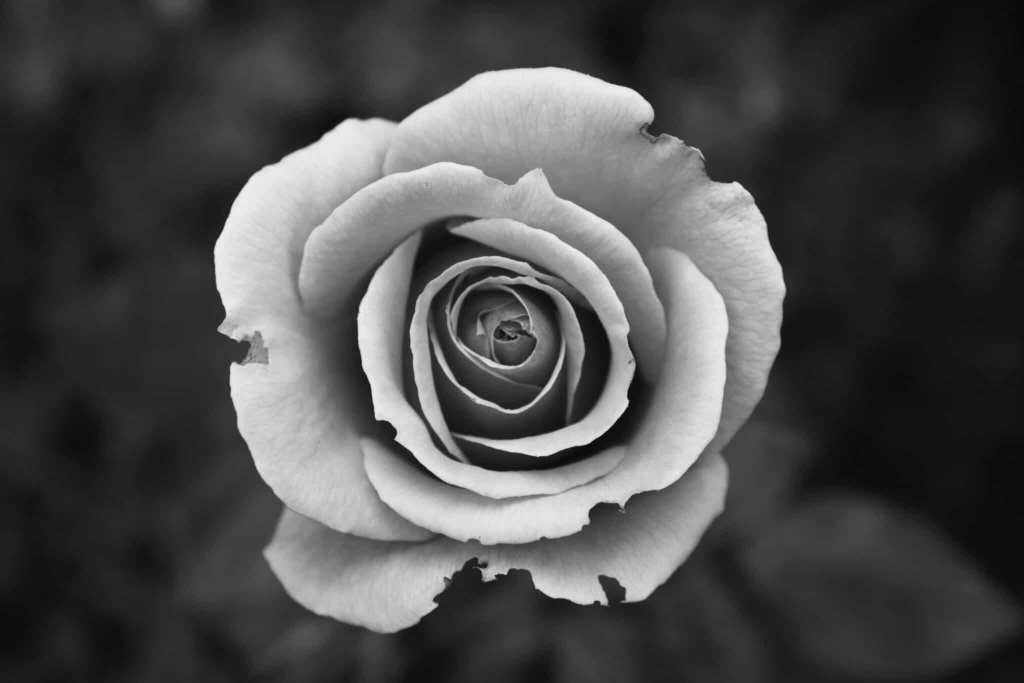
#> input picture ori_image.jpg, 2048 x 1365 px (shown at 1/2 size)
$ python uts_citra_ori_image.py
#> lines starting #> are read from the running program, lines starting #| are printed output that depends on the picture
#> further down, original_image is the input picture: shape (1365, 2048); min 0, max 246, mean 76.3
"""
UTS Pengolahan Citra
Joanne Landy Tantreece
NIM: 210401010022
Dosen: Alun Sujjada, S.Kom., M.T

Meningkatkan kontras citra menggunakan histogram equalization
& pengaturan level kontras tertentu.
Berikut adalah hasil coding program untuk menjawab soal nomor 2 dan 3.

Terima kasih
"""

import os
import numpy as np
import matplotlib.pyplot as plt
import imageio.v2 as imageio

# (2) Melakukan histogram equalization
def histogram_equalization(input_image):
    """
    Meningkatkan kontras citra dengan histogram equalization.
    Parameter:
    input_image : numpy.array (Citra yang akan diperbaiki kontrasnya)
    Return:
    numpy.array (Citra yang telah diperbaiki kontrasnya)
    """
    hist, _ = np.histogram(input_image.flatten(), 256, [0, 256])
#> hist = 256 values, max 118340 at index 32, min 0 at index 247, mean 10920
    cdf = hist.cumsum()  # Cumulative Distribution Function
#> cdf = 256 values from 10 to 2795520

    # Normalisasi CDF
    cdf_m = np.ma.masked_equal(cdf, 0)
    cdf_m = (cdf_m - cdf_m.min()) * 255 / (cdf_m.max() - cdf_m.min())
    cdf = np.ma.filled(cdf_m, 0).astype('uint8')
#> cdf = 256 values from 0 to 255

    # Aplikasi transformasi ke citra
    img_eq = cdf[input_image]
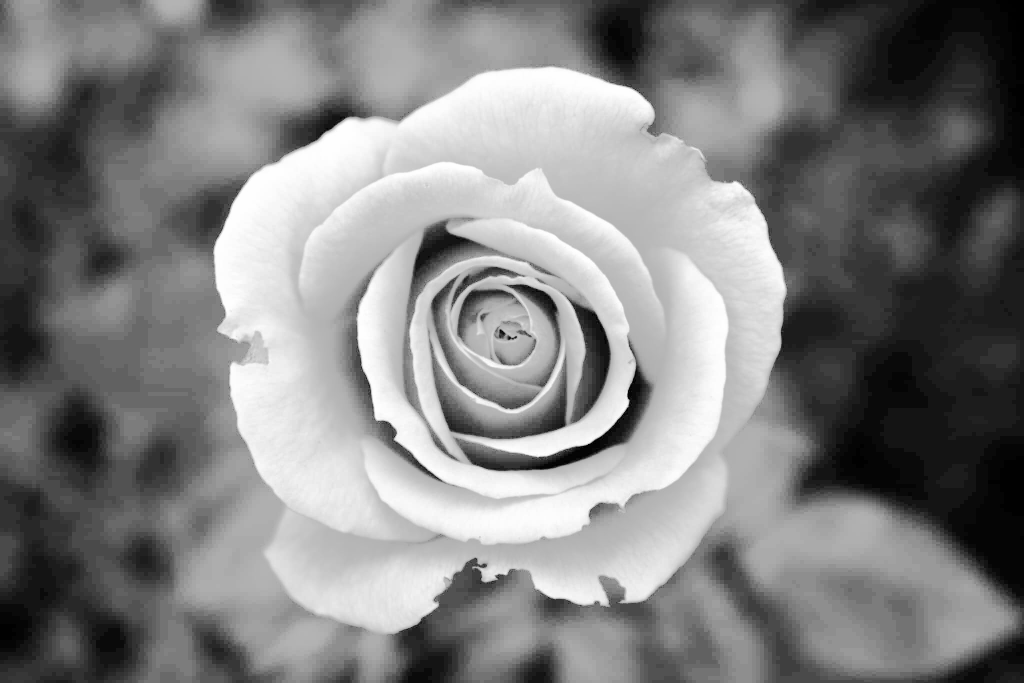
#> img_eq: shape (1365, 2048) (shown at 1/2 size); min 0, max 255, mean 129.4
    return img_eq

# (3) Kontras level tertentu
def adjust_contrast(input_image, contrast_level):
    """
    Meningkatkan kontras citra dengan mengatur level kontrasnya.
    Parameter:
    input_image : numpy.array (Citra yang akan diperbaiki kontrasnya)
    contrast_level : int (Nilai level kontras yang diinginkan, 0-254)
    Return:
    numpy.array (Citra yang telah diperbaiki kontrasnya)
    """
#> called with contrast_level = 1.5
    factor = (259 * (contrast_level + 255)) / (255 * (259 - contrast_level))
    adjusted_image = 128 + factor * (input_image - 128)
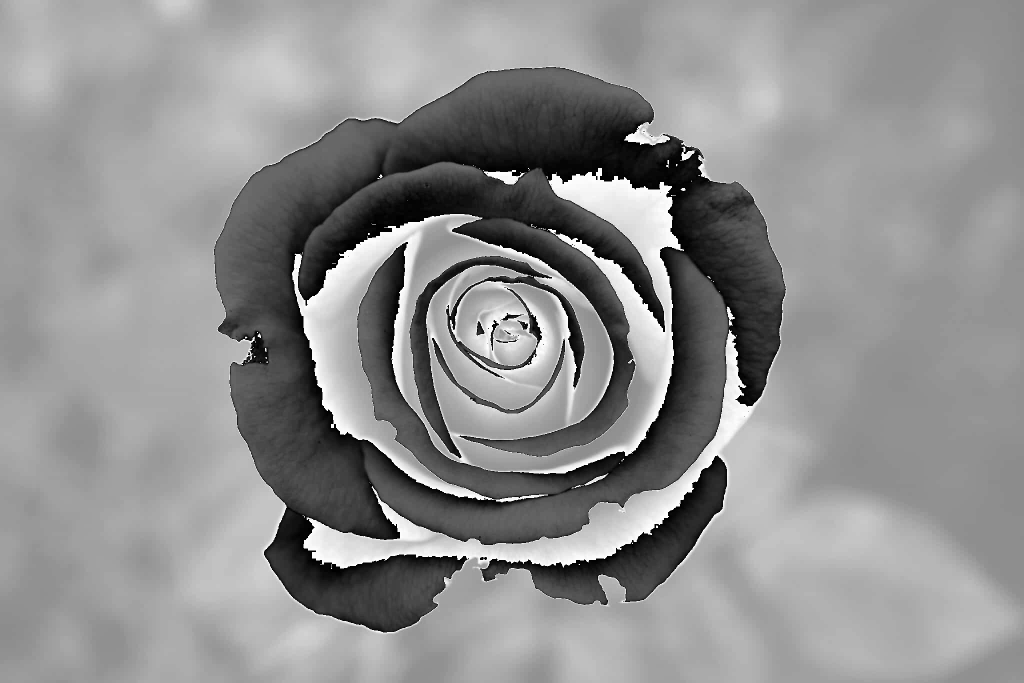
#> adjusted_image: shape (1365, 2048) float64 (shown at 1/2 size); min 128, max 386, mean 272.9; drawn with min black and max white
    return np.clip(adjusted_image, 0, 255).astype('uint8')
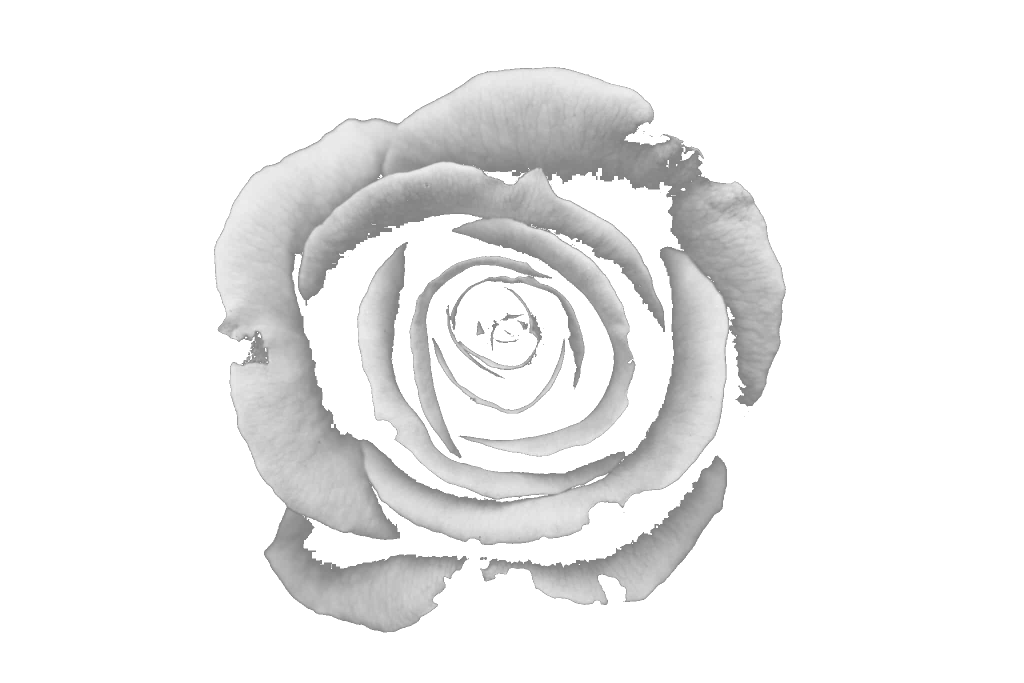
#> returned value: shape (1365, 2048) (shown at 1/2 size); min 128, max 255, mean 237.7

# Memuat citra kontras rendah
IMAGE_PATH = "ori_image.jpg"

if not os.path.exists(IMAGE_PATH):
    raise FileNotFoundError(f"File gambar '{IMAGE_PATH}' tidak ditemukan!")

original_image = imageio.imread(IMAGE_PATH, pilmode="L")
if original_image.max() <= 1:  # Normalisasi jika gambar berbentuk float (0-1)
    original_image = (original_image * 255).astype('uint8')

# Histogram Equalization
equalized_image = histogram_equalization(original_image)

# Peningkatan kontras level 1.5
CONTRAST_LEVEL = 1.5
contrast_adjusted_image = adjust_contrast(original_image, CONTRAST_LEVEL)

# Visualisasi hasil
plt.figure(figsize=(14, 10))

# Citra Asli
plt.subplot(3, 2, 1)
plt.title("Citra Asli")
plt.imshow(original_image, cmap='gray')
plt.axis('off')

plt.subplot(3, 2, 2)
plt.title("Histogram Citra Asli")
plt.hist(original_image.flatten(), bins=256, color='blue', alpha=0.7)
plt.xlabel("Intensitas")
plt.ylabel("Frekuensi")

# Histogram Equalization
plt.subplot(3, 2, 3)
plt.title("Histogram Equalization")
plt.imshow(equalized_image, cmap='gray')
plt.axis('off')

plt.subplot(3, 2, 4)
plt.title("Histogram Hasil Equalization")
plt.hist(equalized_image.flatten(), bins=256, color='green', alpha=0.7)
plt.xlabel("Intensitas")
plt.ylabel("Frekuensi")

# Penyesuaian Level Kontras
plt.subplot(3, 2, 5)
plt.title(f"Contrast Adjustment (Level {CONTRAST_LEVEL})")
plt.imshow(contrast_adjusted_image, cmap='gray')
plt.axis('off')

plt.subplot(3, 2, 6)
plt.title("Histogram Hasil Kontras Adjustment")
plt.hist(contrast_adjusted_image.flatten(), bins=256, color='red', alpha=0.7)
plt.xlabel("Intensitas")
plt.ylabel("Frekuensi")

plt.tight_layout()
plt.show()
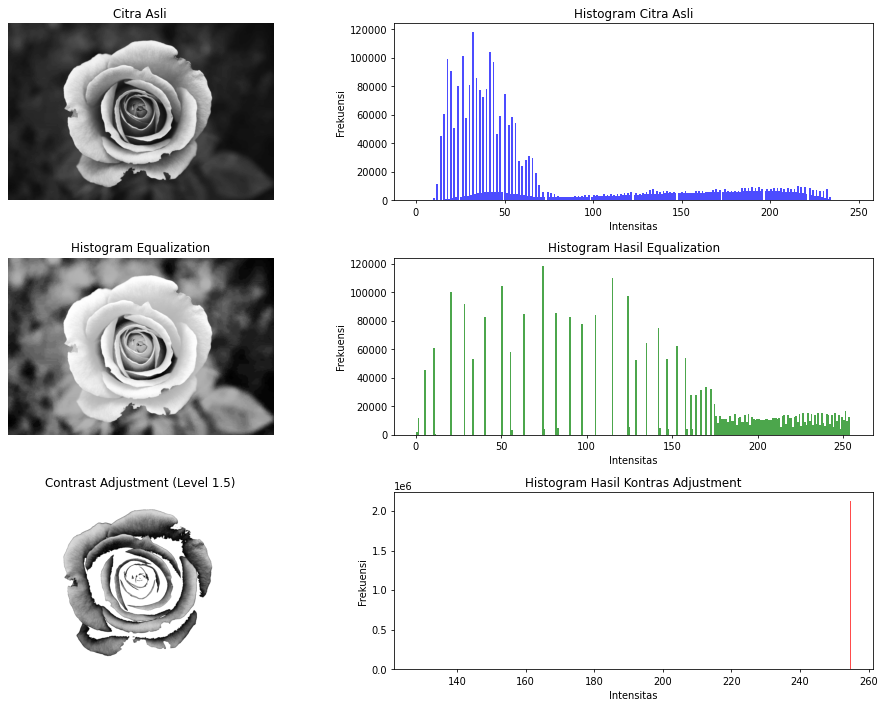
#> figure drawn by matplotlib, 6 panels; panel 2: tallest bar 118340 high, from x = 31.71 to 32.67; panel 4: tallest bar 118340 high, from x = 73.71 to 74.71; panel 6: tallest bar 2128631 high, from x = 254.5 to 255

# Menyimpan citra hasil
imageio.imwrite("equalized_image.jpg", equalized_image)
imageio.imwrite("contrast_adjusted_image.jpg", contrast_adjusted_image)

print("Citra yang telah diperbaiki berhasil disimpan sebagai:")
print("1. 'equalized_image.jpg' -> Hasil Histogram Equalization")
print("2. 'contrast_adjusted_image.jpg' -> Hasil Pengaturan Kontras")
